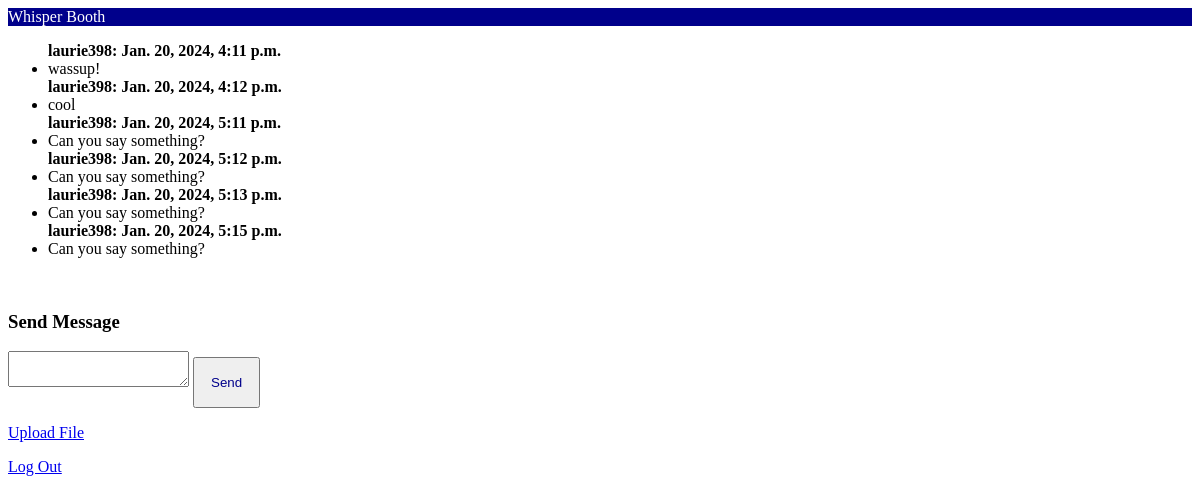
The app's page /chat_app/messages/ (signed in), older data.
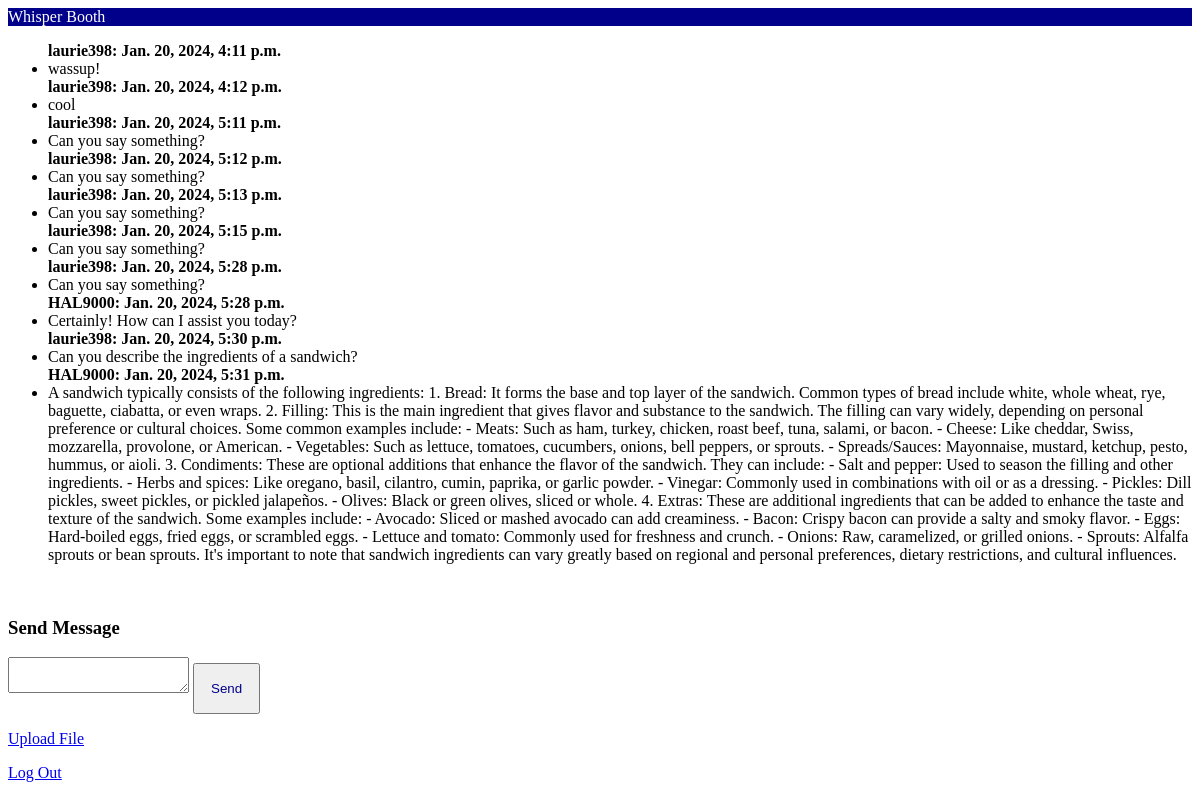
The same page, newer data.
### chat_app/models.py (models this page shows, shortened)
class Message(models.Model):
    text = models.TextField(max_length=500, null=True)
    file = models.FileField(null=True)
    by_user = models.ForeignKey(User, on_delete=models.DO_NOTHING, related_name='by_user')
    at_time = models.DateTimeField("message time")

class AITranscript(models.Model):
    text = models.TextField(max_length=500, null=True)
    to_user = models.ForeignKey(User, on_delete=models.DO_NOTHING, related_name='to_user')
    at_time = models.DateTimeField()

### chat_app/views.py (the view)
# urls.py: path("messages/", views.messages, name="messages"),
def messages(request):
    if not request.user.is_authenticated:
        return redirect("login")
    last_10_messages = Message.objects.filter(by_user=request.user).order_by("at_time")[:10]
    last_10_ai_messages = AITranscript.objects.filter(to_user=request.user).order_by("at_time")[:10]
    messages = []
    for message in last_10_messages:
        messages.append(
            {"text": message.text, "at_time": message.at_time, "by_user": message.by_user.username}
        )
    for message in last_10_ai_messages:
        messages.append(
            {"text": message.text, "at_time": message.at_time, "by_user": DEFAULT_AI_USERNAME}
        )
    messages.sort(key=lambda message: message["at_time"])
    context = {
        "messages": messages,
    }
    return render(request, "chat_app/messages.html", context)

### chat_app/templates/chat_app/messages.html (shortened to what this page needs)
<div class="col-lg-8">
    <div class="container">
        <div id="chat-body" class="panel panel-default">
            <div class="panel-heading" style="color: white; background: darkblue">Whisper Booth</div>
            <div id="msg-list-div" class="panel-body">
                <ul id="msg-list" class="list-group">
                    {% for message in messages %}
                    <b>{{ message.by_user }}: {{ message.at_time }}</b>
                    {% if message.by_user == request.user %}
                    <li class="text-right list-group-item">{{ message.text }}</li>
                    {% else %}
                    <li class="text-left list-group-item">{{ message.text }}</li>
                    {% endif %}
                    {% empty %}
                    <li class="text-right list-group-item">No messages yet!</li>
                    {% endfor %}
                </ul>
            </div>
        </div>
        <br>
        <h3> Send Message </h3>
        <form id="chat-form" method="post" action="{% url 'chat_app:send_message' %}">
            <div id="chat-bottom" class="input-group">
                <textarea id="chat-msg" name="chat-msg" class="form-control" />
                </textarea>
                <span class="input-group-btn">
                    <input class="btn btn-default" id="send" type="submit" style="color: darkblue; padding: 16px"
                        value="Send" />
                </span>
            </div>
        </form>
        <p><a href="{% url 'chat_app:file_upload' %}">Upload File</a></p>
        <p><a href="{% url 'logout' %}">Log Out</a></p>
    </div>
</div>

Row changes from the older to the newer data that the page shows:
added Message: at_time "Jan. 20, 2024, 5:28 p.m.", text "Can you say something?"
added AITranscript: at_time "Jan. 20, 2024, 5:28 p.m.", text "Certainly! How can I assist you today?"
added Message: at_time "Jan. 20, 2024, 5:30 p.m.", text "Can you describe the ingredients of a sandwich?"
added AITranscript: at_time "Jan. 20, 2024, 5:31 p.m.", text "A sandwich typically consists of the following ingredients: 1. Bread: It forms the base and top layer of the sandwich. Common types of bread include white, whole wheat, rye, baguette, ciabatta, or even wraps. 2. Filling: This is the main ingredient that gives flavor and substance to the sandwich. The filling can vary widely, depending on personal preference or cultural choices. Some common examples include: - Meats: Such as ham, turkey, chicken, roast beef, tuna, salami, or bacon. - Cheese: Like cheddar, Swiss, mozzarella, provolone, or American. - Vegetables: Such as lettuce, tomatoes, cucumbers, onions, bell peppers, or sprouts. - Spreads/Sauces: Mayonnaise, mustard, ketchup, pesto,…"
Text that changed along with them:
new list line: "laurie398"
new list line: "HAL9000 :"
